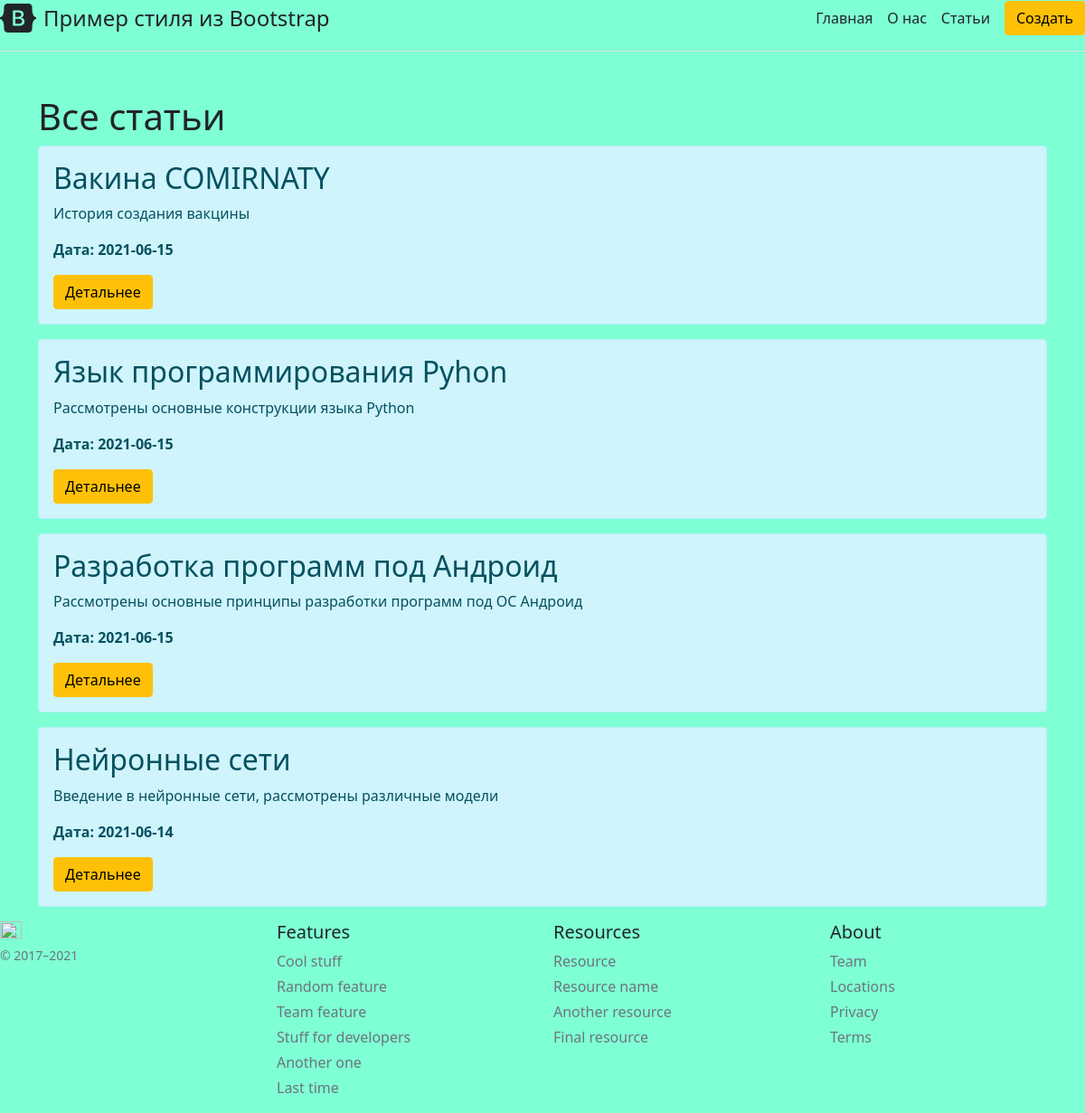
/posts, run on an earlier commit of the app's database.
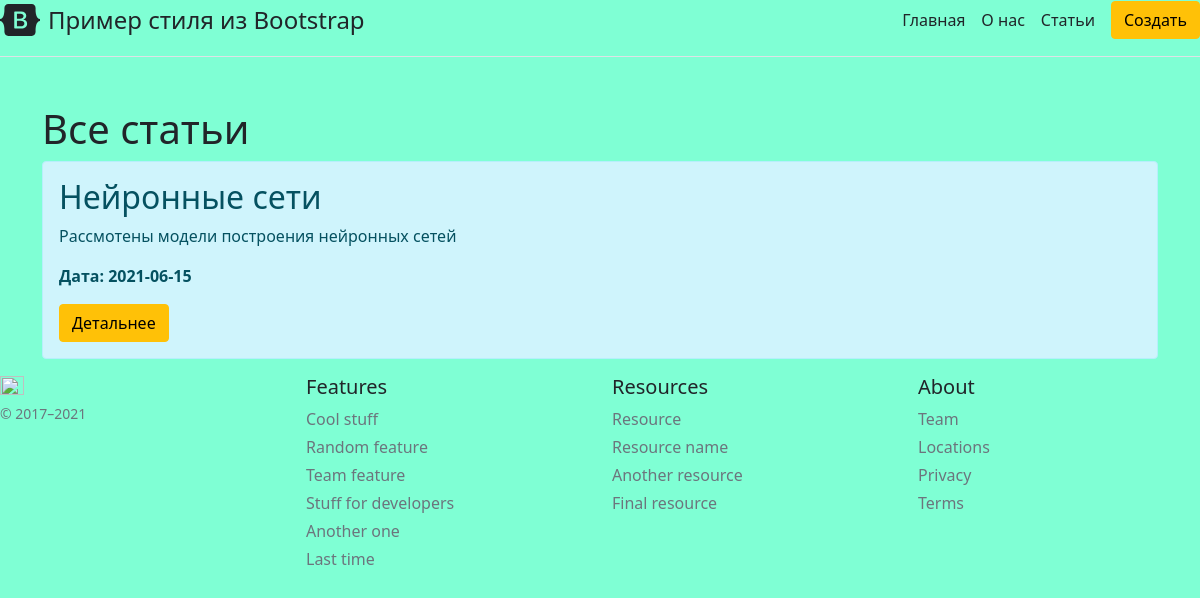
And on a later commit of the database.
### app.py (models this page shows, shortened)
class Article(db.Model):
    id = db.Column(db.Integer, primary_key=True)
    title = db.Column(db.String(100), nullable=False)
    intro = db.Column(db.String(300), nullable=False)
    text = db.Column(db.Text, nullable=False)
    date = db.Column(db.DateTime, default=datetime.utcnow)

### app.py (the view)
@app.route('/posts')
def posts():
    articles = Article.query.order_by(Article.date.desc()).all()
    return render_template("posts.html", articles=articles)

### templates/posts.html (shortened to what this page needs)
{% extends 'base.html' %}
{% block body %}
<div class="container mt-5">
    <h1>Все статьи</h1>
    {% if articles|length > 0 %}
        {% for el in articles %}
            <div class="alert alert-info">
                <h2>{{ el.title }}</h2>
                <p>{{ el.intro }}</p>
                <p><b>Дата: {{ el.date.date() }}</b></p>
                <a href="/posts/{{ el.id }}" class="btn btn-warning">Детальнее</a>
            </div>
        {% endfor %}
    {% else %}
        <p>В базе нет ни одной стать...</p>
    {% endif %}
</div>
{% endblock %}

### templates/base.html (shortened to what this page needs)
<!DOCTYPE html>
<html lang="en">
<head>
    <link rel="stylesheet" href="https://cdn.jsdelivr.net/npm/bootstrap@5.0.1/dist/css/bootstrap.min.css">
    <link rel="stylesheet" href="{{ url_for('static', filename='css/main.css') }}">
</head>
<body>
    <div class="d-flex flex-column flex-md-row align-items-center pb-3 mb-4 border-bottom">
      <a href="/" class="d-flex align-items-center text-dark text-decoration-none">
        <span class="fs-4">Пример стиля из Bootstrap</span>
      </a>
      <nav class="d-inline-flex mt-2 mt-md-0 ms-md-auto">
        <a class="me-3 py-2 text-dark text-decoration-none" href="/">Главная</a>
        <a class="me-3 py-2 text-dark text-decoration-none" href="/about">О нас</a>
        <a class="me-3 py-2 text-dark text-decoration-none" href="/posts">Статьи</a>
      </nav>
      <a class="btn btn-warning" href="/create">Создать</a>
    </div>    {% block body %}{% endblock %}
    <footer class=conteiner class="pt-4 my-md-5 pt-md-5 border-top">
    <div class="row">
      <div class="col-12 col-md">
        <img class="mb-2" src="/docs/5.0/assets/brand/bootstrap-logo.svg" alt="" width="24" height="19">
        <small class="d-block mb-3 text-muted">© 2017–2021</small>
      </div>
      <div class="col-6 col-md">
        <h5>Features</h5>
        <ul class="list-unstyled text-small">
          <li class="mb-1"><a class="link-secondary text-decoration-none" href="#">Cool stuff</a></li>
          <li class="mb-1"><a class="link-secondary text-decoration-none" href="#">Random feature</a></li>
          <li class="mb-1"><a class="link-secondary text-decoration-none" href="#">Team feature</a></li>
          <li class="mb-1"><a class="link-secondary text-decoration-none" href="#">Stuff for developers</a></li>
          <li class="mb-1"><a class="link-secondary text-decoration-none" href="#">Another one</a></li>
          <li class="mb-1"><a class="link-secondary text-decoration-none" href="#">Last time</a></li>
        </ul>
      </div>
      <div class="col-6 col-md">
        <h5>Resources</h5>
        <ul class="list-unstyled text-small">
          <li class="mb-1"><a class="link-secondary text-decoration-none" href="#">Resource</a></li>
          <li class="mb-1"><a class="link-secondary text-decoration-none" href="#">Resource name</a></li>
          <li class="mb-1"><a class="link-secondary text-decoration-none" href="#">Another resource</a></li>
          <li class="mb-1"><a class="link-secondary text-decoration-none" href="#">Final resource</a></li>
        </ul>
      </div>
      <div class="col-6 col-md">
        <h5>About</h5>
        <ul class="list-unstyled text-small">
          <li class="mb-1"><a class="link-secondary text-decoration-none" href="#">Team</a></li>
          <li class="mb-1"><a class="link-secondary text-decoration-none" href="#">Locations</a></li>
          <li class="mb-1"><a class="link-secondary text-decoration-none" href="#">Privacy</a></li>
          <li class="mb-1"><a class="link-secondary text-decoration-none" href="#">Terms</a></li>
        </ul>
      </div>
    </div>
  </footer>
</body>
</html>

### static/css/main.css (style rules this page uses)
body { background: aquamarine; }

What changed in the data, as far as the page shows it:
removed Article: title "Вакина COMIRNATY", intro "История создания вакцины", date "2021-06-15"
removed Article: title "Язык программирования Pyhon", intro "Рассмотрены основные конструкции языка Python", date "2021-06-15"
removed Article: title "Разработка программ под Андроид", intro "Рассмотрены основные принципы разработки программ под ОС Андроид", date "2021-06-15"
changed Article "Нейронные сети": intro "Введение в нейронные сети, рассмотрены различные модели" → "Рассмотены модели построения нейронных сетей"; date "2021-06-14" → "2021-06-15"
